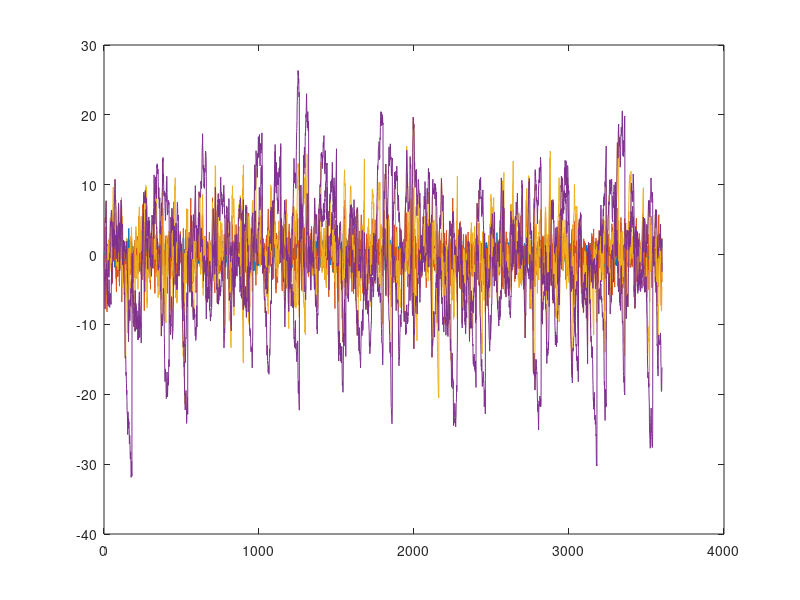
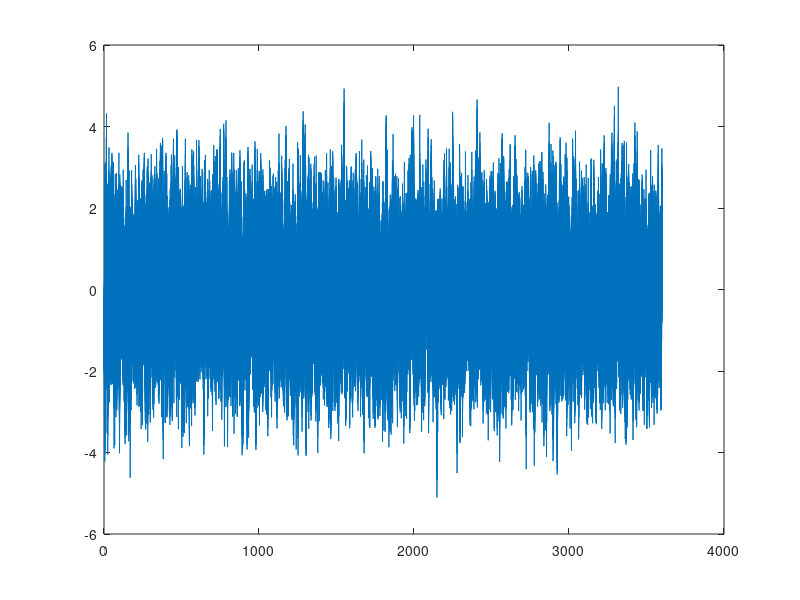

These figures' MATLAB source, in order: (Note: this script raises an error after producing the figures.)
clear; close all; clc;
%-------------------------------------------------------------------------%
%-------------------------------------------------------------------------%
%-------------------------------------------------------------------------%
%- This code generates data from a multi-frequency factor model 
%- and estimates the coefficients via an EM algorithm. 
%- The model allows for series of daily, weekly, monthly and quarterly
%- series and the code is general enough so that any frequency may be
%- excluded. In such a case, the highest frequency factors are always 
%- ordered first. For details on the model and state space representation
%- see Modugno (2011). "Nowcasting inflation with high-frequency data" 
%- (https://www.ecb.europa.eu/pub/pdf/scpwps/ecbwp1324.pdf)
%- Note that the model implicitly assumes that the lower frequency
%- series are stock rather than flow variables. The latter can be implemented
%- following the (more complicated) approach in Banbura et al. (2011). 
%- "Nowcasting with Daily Data"(https://ideas.repec.org/p/red/sed012/555.html)
%-------------------------------------------------------------------------%
% generate data
%-------------------------------------------------------------------------%

% set-up
Nd = 100; % # of daily series  
Nw = 5; % # of weekly series
Nm = 10; % # of monthly series
Nq = 1; % # of quarterly series
Nr = 2; % # of factors
Np = 1; % # of lags in factor VAR
Nt = 3600; % # of observations (daily frequency)

% params
lam_d = [0.6 + 0.1 * randn(Nd, 1), -0.4 + 0.1 * randn(Nd, 1)]; 
lam_w = [0.6 + 0.1 * randn(Nw, 1), -0.4 + 0.1 * randn(Nw, 1)]; 
lam_m = [0.6 + 0.1 * randn(Nm, 1), -0.4 + 0.1 * randn(Nm, 1)];
lam_q = [0.6 + 0.1 * randn(Nq, 1), -0.4 + 0.1 * randn(Nq, 1)];

sig_d = 0.5 + unifrnd(0.0, 0.2, Nd, 1);
sig_w = 0.5 + unifrnd(0.0, 0.2, Nw, 1);
sig_m = 0.5 + unifrnd(0.0, 0.2, Nm, 1);
sig_q = 0.5 + unifrnd(0.0, 0.2, Nq, 1);

phi_f = 0.3 * eye(Nr);
Omeg = diag(unifrnd(0.8,1.2, Nr, 1));

% initialize mats for storage
y_d = NaN(Nd, Nt);
y_w = NaN(Nw, Nt);
y_m = NaN(Nm, Nt);
y_q = NaN(Nq, Nt);
f = NaN(Nr, Nt);
f_w = NaN(Nr, Nt);
f_m = NaN(Nr, Nt);
f_q = NaN(Nr, Nt);

% indices for monthly and quarterly observations
N_d_w = 5; % # of days per week => working days
N_d_m = N_d_w * 4; % # of days per month
N_d_q = N_d_m * 3; % # of days per quarter

Xi_w = ones(Nt, 1); Xi_w(1:N_d_w:end) = 0; % equals 1 if start of new week
Xi_m = ones(Nt, 1); Xi_m(1:N_d_m:end) = 0; % equals 1 if start of new month
Xi_q = ones(Nt, 1); Xi_q(1:N_d_q:end) = 0; % equals 1 if start of new quarter

% loop over t
for t = 1:Nt
    if t == 1
        f(:,t) = mvnrnd(zeros(Nr, 1), Omeg);
        f_w(:, t) = f(:, t);
        f_m(:, t) = f(:, t);
        f_q(:, t) = f(:, t);
    else
        % daily factor and data
        f(:,t) = phi_f * f(:, t-1) + mvnrnd(zeros(Nr, 1), Omeg)';
        y_d(:, t) = lam_d * f(:, t) + sig_d .* randn(Nd, 1);
        
        % weekly factor and data
        if Xi_w(t) == 0
            f_w(:, t) = f(:, t);
        else
            f_w(:, t) = f_w(:, t-1) + f(:, t);
        end
        y_w(:, t) = lam_w * f_w(:, t) + sig_w .* randn(Nw, 1);
        
        % monthly factor and data
        if Xi_m(t) == 0
            f_m(:, t) = f(:, t);
        else
            f_m(:, t) = f_m(:, t-1) + f(:, t);
        end
        y_m(:, t) = lam_m * f_m(:, t) + sig_m .* randn(Nm, 1);
        
        % quarterly factor and data
        if Xi_q(t) == 0
            f_q(:, t) = f(:, t);
        else
            f_q(:, t) = f_q(:, t-1) + f(:, t);
        end          
        y_q(:, t) = lam_q * f_q(:, t) + sig_q .* randn(Nq, 1);    
    end    
end

% extract actually observed monthly and quarterly values
y_d_o = y_d; 
y_w_o = NaN(Nw, Nt);y_w_o(:, end:-N_d_w:1) = y_w(:, end:-N_d_w:1);
y_m_o = NaN(Nm, Nt);y_m_o(:, end:-N_d_m:1) = y_m(:, end:-N_d_m:1);
y_q_o = NaN(Nq, Nt);y_q_o(:, end:-N_d_q:1) = y_q(:, end:-N_d_q:1);

% plot factors and obs
figure; 
plot(f', 'Color', [0, 0.4470, 0.7410]); 
hold on; 
plot(f_w', 'Color', [0.8500, 0.3250, 0.0980]);
plot(f_m', 'Color', [0.9290, 0.6940, 0.1250]);
plot(f_q', 'Color', [0.4940, 0.1840, 0.5560]);

figure; 
plot(y_d', 'Color', [0, 0.4470, 0.7410]); 
hold on; 
plot(y_w', '-', 'Color', [0.8500, 0.3250, 0.0980, 0.2], 'LineWidth',0.5); % Color(4) = alpha!
plot(y_w_o', '-o', 'Color', [0.8500, 0.3250, 0.0980]);
plot(y_m', '-', 'Color', [0.9290, 0.6940, 0.1250, 0.2]);
plot(y_m_o', '-o','Color', [0.9290, 0.6940, 0.1250]);
plot(y_q', '-','Color', [0.4940, 0.1840, 0.5560, 0.2]);
plot(y_q_o', '-o','Color', [0.4940, 0.1840, 0.5560]);

%-------------------------------------------------------------------------%
% state space representation
%-------------------------------------------------------------------------%

Ns = 0; % # of states
if Nd > 0; Ns = Ns+Nr;end 
if Nw > 0; Ns = Ns+Nr;end 
if Nm > 0; Ns = Ns+Nr;end 
if Nq > 0; Ns = Ns+Nr;end 

% T, => time-varying
T0 = [eye(Nr), zeros(Nr, Ns-Nr);
      repmat(-eye(Nr), (Ns-Nr)/Nr, 1) eye(Ns-Nr)];
  
iT0 = T0 \ eye(Ns); 

T = NaN(Ns, Ns, Nt);
for t = 1:Nt
    Ttmp = [phi_f zeros(Nr, Ns-Nr)];
    if Nw > 0 && Nd > 0 % if there are weekly series and its not the highest frequency. Otherwise its dynamics are governed by phi_f!
        Ttmp = [Ttmp; zeros(Nr, size(Ttmp, 1)) Xi_w(t) * eye(Nr) zeros(Nr, Ns - (size(Ttmp, 1) + Nr))];
    end
    if Nm > 0 && (Nw > 0 || Nd > 0) 
        Ttmp = [Ttmp; zeros(Nr, size(Ttmp, 1)) Xi_m(t) * eye(Nr) zeros(Nr, Ns - (size(Ttmp, 1) + Nr))];
    end
    if Nq > 0 && (Nm > 0 || Nw > 0 || Nd > 0)
        Ttmp = [Ttmp; zeros(Nr, size(Ttmp, 1)) Xi_q(t) * eye(Nr) zeros(Nr, Ns - (size(Ttmp, 1) + Nr))];
    end
    
    T(:, :, t) = iT0 * Ttmp;
end

% R, Q 
Q = zeros(Ns);
Q(1:Nr, 1:Nr) = Omeg; 
R = iT0; 

% Z, H 
Z_d = []; if Nd > 0; Z_d = [lam_d; zeros(Nw+Nm+Nq, Nr)]; end
Z_w = []; if Nw > 0; Z_w = [zeros(Nd, Nr); lam_w; zeros(Nm+Nq, Nr)]; end
Z_m = []; if Nm > 0; Z_m = [zeros(Nd+Nw, Nr); lam_m; zeros(Nq, Nr)]; end
Z_q = []; if Nq > 0; Z_q = [zeros(Nd+Nw+Nm, Nr); lam_q]; end
Z = [Z_d Z_w Z_m Z_q]; 

H = diag([sig_d; sig_w; sig_m; sig_q]);

%-------------------------------------------------------------------------%
% run Kalman filter
%-------------------------------------------------------------------------%

s0 = zeros(Ns, 1); P0 = 10 * eye(Ns);
tic
[stT,PtT,LL] = f_KS_DK_logL([y_d_o; y_w_o; y_m_o; y_q_o],T,Z,H,R,Q,s0,P0);
toc
figure;
subplot(2,2,1)
plot(stT(1:Nr, :)', 'b')
hold on
plot(f', 'r')
title('f_d (sampled in blue)')
subplot(2,2,2)
plot(stT(Nr+1:2*Nr, :)', 'b')
hold on
plot(f_w', 'r')
title('f_w (sampled in blue)')
subplot(2,2,3)
plot(stT(2*Nr+1:3*Nr, :)', 'b')
hold on
plot(f_m', 'r')
title('f_m (sampled in blue)')
subplot(2,2,4)
plot(stT(Ns-Nr+1:end, :)', 'b')
hold on
plot(f_q', 'r')
title('f_q (sampled in blue)')
